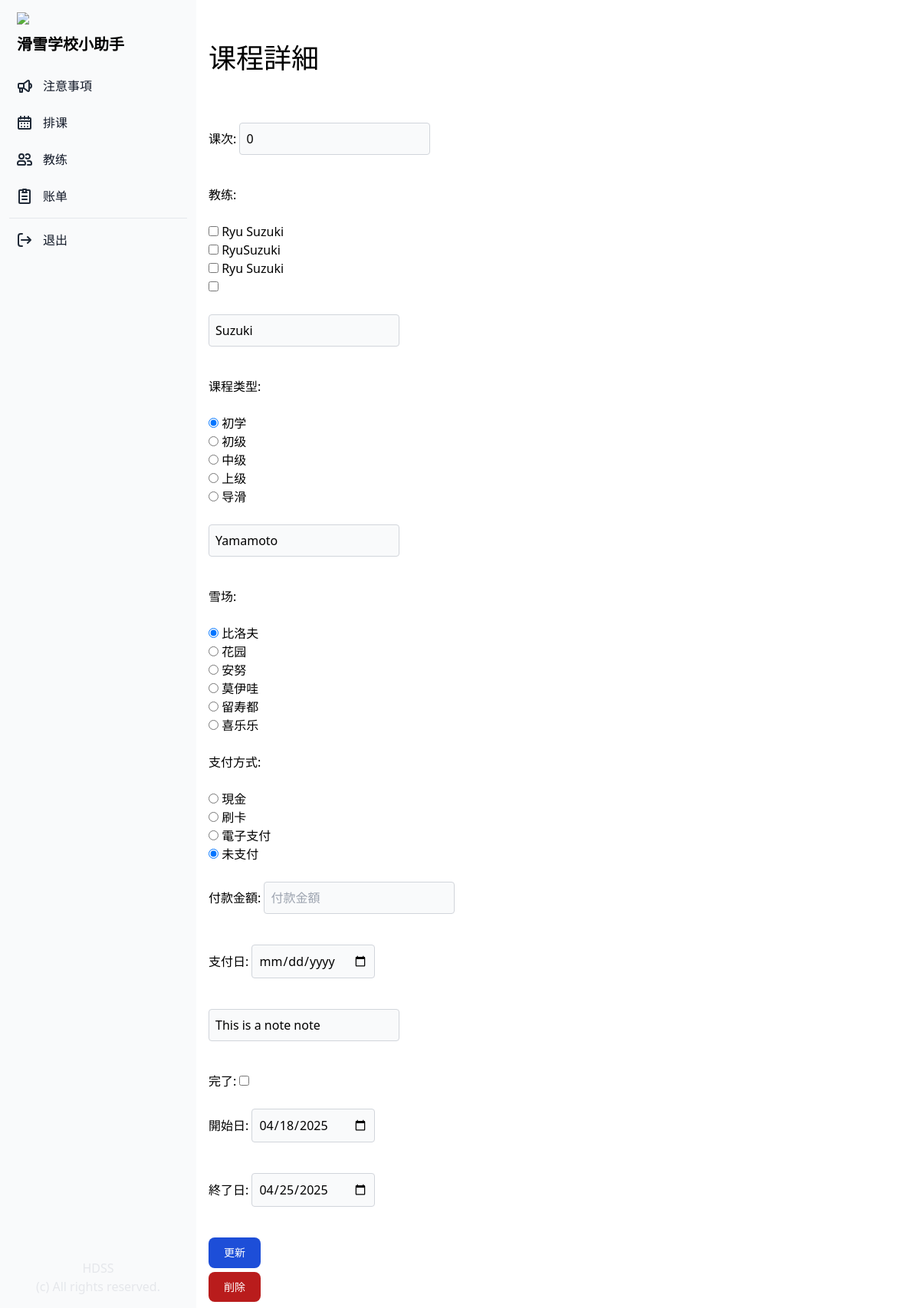
Page /lesson_details/1/ (signed in) on the earlier database version.
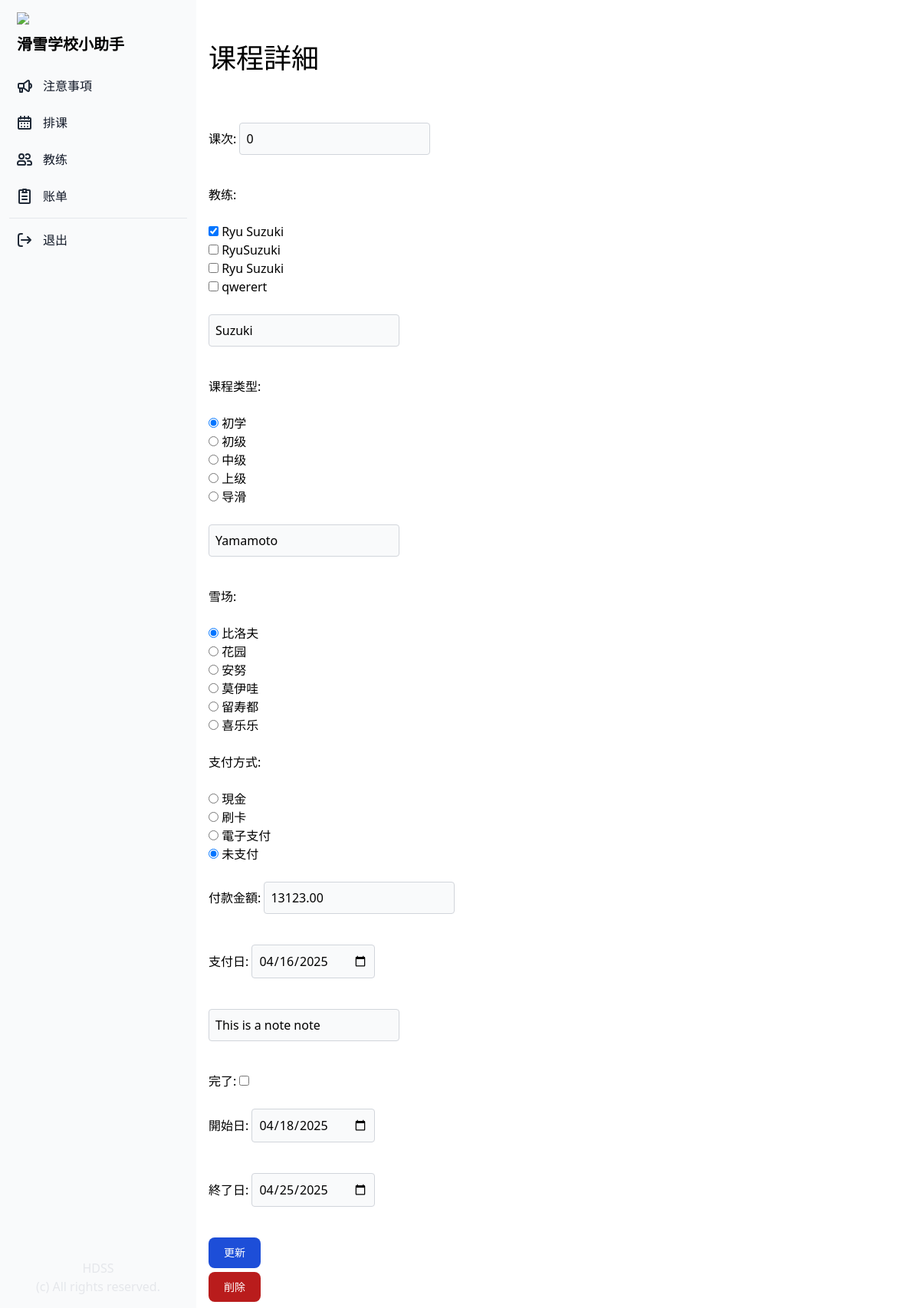
Same page on the later database version.
### manager/models.py (models this page shows, shortened)
class Lesson(models.Model):
    PAYMENT_TYPES = (
        ('現金','現金'),
        ('刷卡', '刷卡'),
        ('電子支付', '電子支付'),
        ('未支付', '未支付'),
        )
    PLACE = (
        ('比洛夫', '比洛夫'),
        ('花园', '花园'),
        ('安努', '安努'),
        ('莫伊哇', '莫伊哇'),
        ('留寿都', '留寿都'),
        ('喜乐乐', '喜乐乐'),
        ('其他', '其他'),
    )
    LESSON_TYPE = (
        ('初学', '初学'),
        ('初级', '初级'),
        ('中级', '中级'),
        ('上级', '上级'),
        ('导滑', '导滑'),
    )
    lesson_number = models.IntegerField("课次", blank=False, null=True, default=0)
    instructors = models.ManyToManyField(Profile, related_name="instructors", blank=False)
    client = models.CharField("客人姓名", max_length=255)
    lesson_type = models.CharField("课程类型", max_length=50, choices=LESSON_TYPE, default='初学')
    address = models.CharField("酒店", max_length=255)
    place = models.CharField("雪场", max_length=50, choices=PLACE, default='比洛夫')
    payment_type = models.CharField("付款方式", max_length=50, choices=PAYMENT_TYPES, default='未支付')
    payment_amount = models.DecimalField("付款金額", max_digits=10, decimal_places=2, blank=True, null=True)
    payment_date = models.DateTimeField("付款日", blank=True, null=True)
    note = models.CharField("備考", max_length=255, blank=True, null=True)
    start_date = models.DateTimeField("開始日")
    end_date = models.DateTimeField("終了日")
    start_time = models.TimeField("開始時間", blank=True, null=True)
    end_time = models.TimeField("終了時間", blank=True, null=True)
    finished = models.BooleanField("終了", default=False)
    date_created = models.DateTimeField("作成日", auto_now_add=True)

### manager/views.py (the view)
# urls.py: path('lesson_details/<int:lesson_id>/', views.lesson_details, name="lesson_details"),
@login_required(login_url='/login_user/')
def lesson_details(request, lesson_id):
    if request.user.is_authenticated:
        lesson = Lesson.objects.get(id=lesson_id)
        form = LessonForm(request.POST or None, instance=lesson)
        if form.is_valid():
            form.save()
            messages.success(request, "课程更新了。")
            return redirect("lesson_list")
        return render(request, "lesson/lesson_details.html", {"form": form , "lesson": lesson })
    else:
        messages.success(request, "请先登录。")
        return redirect("login_user")

### manager/models.py (called while the page is built)
    def __str__(self):
        return f"{self.fullname}"

### manager/templates/lesson/lesson_details.html (shortened to what this page needs)
{% extends "base.html" %}
{% block content %}
<div class="p-4 sm:ml-64">
    <div class="px-auto">
        <h1 class="text-4xl py-10">课程詳細</h1>
    </div>
    <form class="space-y-6 pb-3" action="{% url 'lesson_details' lesson.id %}" method="post">
        {{ form.as_p }}
        <button type="submit"
            class="text-white bg-blue-700 hover:bg-blue-800 focus:ring-4 focus:outline-none focus:ring-blue-300 font-medium rounded-lg text-sm w-full sm:w-auto px-5 py-2.5 text-center dark:bg-blue-600 dark:hover:bg-blue-700 dark:focus:ring-blue-800">更新</button>
    </form>
    <a href="{% url 'delete_lesson' lesson.id %}"
        class="btn text-white bg-red-700 hover:bg-red-800 focus:ring-4 focus:outline-none focus:ring-red-300 font-medium rounded-lg text-sm w-full sm:w-auto px-5 py-2.5 text-center dark:bg-red-600 dark:hover:bg-red-700 dark:focus:ring-red-800">削除
    </a>
</div>
{% endblock %}

Differences in the rows shown:
changed Lesson "Suzuki": payment_amount (not shown) → "13123.00"; payment_date (not shown) → "04/16/2025"
Other differences:
form field instructors: "☐ ☐ ☐ ☐" → "☑ ☐ ☐ ☐"
text no longer shown: "课次: 教练: Ryu Suzuki RyuSuzuki Ryu Suzuki 课程类型: 初学 初级 中级 上级 导滑 雪场: 比洛夫 花园 安努 莫伊哇 留寿都 喜乐乐 支付方式: 現金 刷卡 電子支付 未支付 付款金額: 支付日: 完了: 開始日: 終了日:"
text now shown: "课次: 教练: Ryu Suzuki RyuSuzuki Ryu Suzuki qwerert 课程类型: 初学 初级 中级 上级 导滑 雪场: 比洛夫 花园 安努 莫伊哇 留寿都 喜乐乐 支付方式: 現金 刷卡 電子支付 未支付 付款金額: 支付日: 完了: 開始日: 終了日:"
